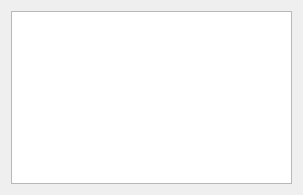
<?xml version="1.0" encoding="UTF-8"?>
<ui version="4.0">
 <class>Dialog</class>
 <widget class="QDialog" name="Dialog">
  <property name="geometry">
   <rect>
    <x>0</x>
    <y>0</y>
    <width>303</width>
    <height>195</height>
   </rect>
  </property>
  <property name="windowTitle">
   <string>Dialog</string>
  </property>
  <layout class="QGridLayout" name="gridLayout">
   <item row="0" column="0">
    <widget class="QListWidget" name="listWidget"/>
   </item>
  </layout>
 </widget>
 <resources/>
 <connections/>
</ui>
